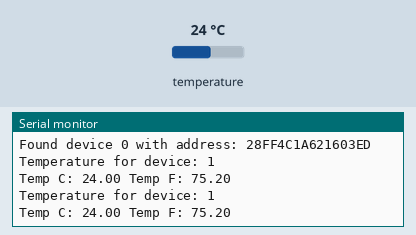
Recording of a sketch running on a simulated Arduino Uno, built with avr-gcc and run on an emulated ATmega328P. Shown: the last lines printed to the serial monitor. The test bench sets the inputs (shaded band); at power-on: temperature 24 °C.

Above: at 3.3 s.
3.4 s: temperature set to 12 °C
At 5.5 s:
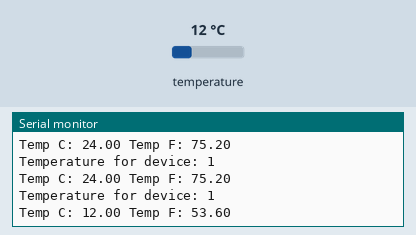
5.9 s: temperature set to 19 °C
At 7.2 s:
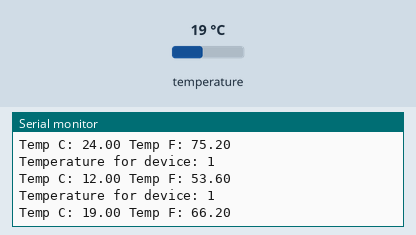
Timing chart, 0 to 8.9 s (numbered marks = the images above; inputs shaded):
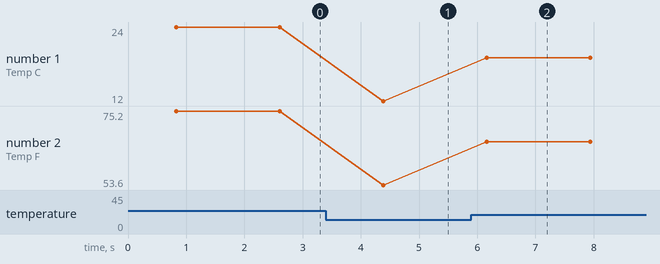

Measured:
- after the input at 3.4 s, the serial monitor: prints a new line after 0.99 s (image 1)
- after the input at 5.9 s, the serial monitor: prints a new line after 0.26 s (image 2)
- plotted number 1: 24 → 12 after the input at 3.4 s, 12 → 19 after the input at 5.9 s
- plotted number 2: 75.2 → 53.6 after the input at 3.4 s, 53.6 → 66.2 after the input at 5.9 s

The sketch:

temperature.ino
```cpp
#include <OneWire.h>
#include <DallasTemperature.h>
#define ONE_WIRE_BUS 13 // Data wire is plugged into port D7 on the NodeMCU

OneWire oneWire(ONE_WIRE_BUS); // Setup a oneWire instance to communicate with any OneWire devices (not just Maxim/Dallas temperature ICs)
DallasTemperature sensors(&oneWire); // Pass our oneWire reference to Dallas Temperature.
int numberOfDevices; // Number of temperature devices found
DeviceAddress tempDeviceAddress; // We'll use this variable to store a found device address

void setup(void) {

  Serial.begin(9600);  // start serial port
  sensors.begin(); // Start up the library
  numberOfDevices = sensors.getDeviceCount();  // Grab a count of devices on the wire
  Serial.print("Locating devices...");  // locate devices on the bus
  Serial.print("Found ");
  Serial.print(numberOfDevices, DEC);
  Serial.println(" devices.");

  // Loop through each device, print out address
  for(int i=0;i<numberOfDevices; i++) {
    // Search the wire for address
    if(sensors.getAddress(tempDeviceAddress, i)) {
      Serial.print("Found device ");
      Serial.print(i, DEC);
      Serial.print(" with address: ");
      printAddress(tempDeviceAddress);
      Serial.println();
		} else {
		  Serial.print("Found ghost device at ");
		  Serial.print(i, DEC);
		  Serial.print(" but could not detect address. Check power and cabling");
		}
  }
}

void loop(void) {
  sensors.requestTemperatures(); // Send the command to get temperatures

  // Loop through each device, print out temperature data
  for(int i=0;i<numberOfDevices; i++) {

    if(sensors.getAddress(tempDeviceAddress, i)){// Search the wire for address


		Serial.print("Temperature for device: "); 	// Output the device ID
		Serial.println(i+1, DEC);
    float tempC = sensors.getTempC(tempDeviceAddress);    // Print the data
    Serial.print("Temp C: ");
    Serial.print(tempC);
    Serial.print(" Temp F: ");
    Serial.println(DallasTemperature::toFahrenheit(tempC)); // Converts tempC to Fahrenheit
    delay(1000);
    }
  }

}

// function to print a device address
void printAddress(DeviceAddress deviceAddress) {
  for (uint8_t i = 0; i < 8; i++) {
    if (deviceAddress[i] < 16) Serial.print("0");
      Serial.print(deviceAddress[i], HEX);
  }
}
```

main.c
```cpp
#include <stdio.h>

struct complex
{
    double real;
    double img;
}complex;

struct complex add(struct complex c1, struct complex c2)
{
    struct complex c3;
    c3.real = c1.real + c2.real;
    c3.img = c1.img + c2.img;
    return (c3);
}

struct complex product(struct complex c1, struct complex c2)
{
    struct complex c3;
    c3.real = c1.real*c2.real - c1.img*c2.img;
    c3.img = c1.real*c2.real + c1.img*c2.img;
    return (c3);
}

int main()
{
    struct complex number1, number2, sum, mul;

    printf("Enter a complex number: ");
    scanf("%lf %lf", &number1.real, &number1.img);
    printf("Enter another complex number: ");
    scanf("%lf %lf", &number2.real, &number2.img);

    sum = add(number1, number2);
    mul = product(number1, number2);

    printf("Sum = %lf and Product = %lf", sum, mul);

}
```
